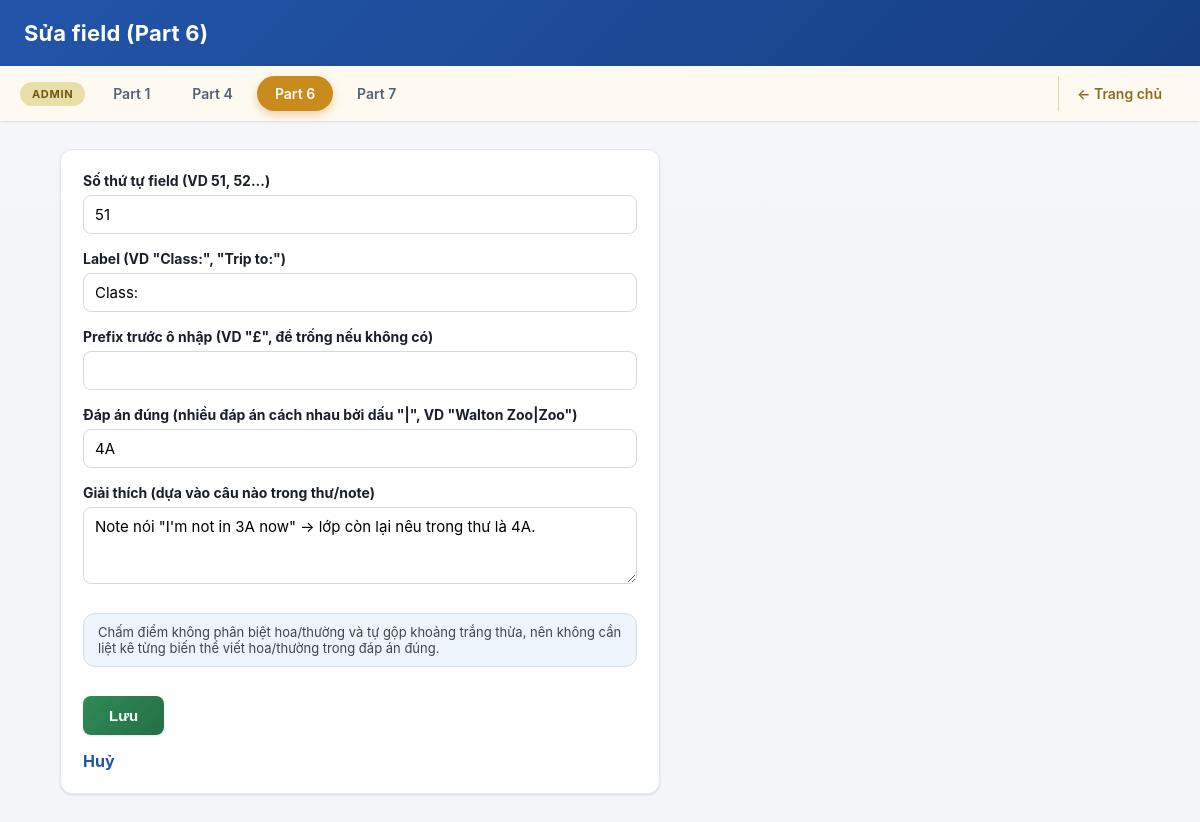
/index.php?controller=admin_formcompletion&action=fieldForm&id=1, run on the app's committed database.
### tables this page shows
CREATE TABLE ket_form_fields (
    id INT PRIMARY KEY AUTO_INCREMENT,
    test_id INT NOT NULL,
    field_number INT NOT NULL,
    field_label VARCHAR(100) NOT NULL,
    field_prefix VARCHAR(10) NULL,
    correct_answer VARCHAR(255) NOT NULL,
    explanation VARCHAR(500) NULL,
    CONSTRAINT fk_form_fields_test
        FOREIGN KEY (test_id) REFERENCES ket_form_tests(id)
        ON DELETE CASCADE
);

### app/controllers/Controller.php (called while the page is built, shortened)
<?php
class Controller
{
    protected function render(string $view, array $data = []): void
    {
        extract($data);
        require __DIR__ . '/../views/' . $view . '.php';
    }
}

### app/controllers/AdminFormCompletionController.php (called while the page is built, shortened)
<?php
class AdminFormCompletionController extends Controller
{
    private FormQuestion $formModel;
    public function __construct(private PDO $pdo)
    {
        $this->formModel = new FormQuestion($pdo);
    }
    public function fieldForm(): void
    {
        $id = isset($_GET['id']) ? (int) $_GET['id'] : 0;
        $field = $id > 0 ? $this->formModel->getFieldById($id) : null;
        $this->render('admin_formcompletion/field_form', ['field' => $field]);
    }
}

### public/index.php (called while the page is built, shortened)
<?php
require_once __DIR__ . '/../config/database.php';
require_once __DIR__ . '/../app/models/FormQuestion.php';
require_once __DIR__ . '/../app/controllers/Controller.php';
require_once __DIR__ . '/../app/controllers/AdminFormCompletionController.php';
$controllerName = $_GET['controller'] ?? 'home';
$actionName = $_GET['action'] ?? 'index';
switch ($controllerName) {
    case 'admin_formcompletion':
        $controller = new AdminFormCompletionController($pdo);
        break;
}
$controller->$actionName();

### app/models/FormQuestion.php (called while the page is built, shortened)
<?php
class FormQuestion
{
    private PDO $pdo;
    public function __construct(PDO $pdo)
    {
        $this->pdo = $pdo;
    }
    public function getFieldById(int $id): ?array
    {
        $stmt = $this->pdo->prepare('SELECT * FROM ket_form_fields WHERE id = ?');
        $stmt->execute([$id]);
        $field = $stmt->fetch();
        return $field !== false ? $field : null;
    }
}

### app/views/admin_formcompletion/field_form.php (the view, shortened to what this page needs)
<!DOCTYPE html>
<html lang="vi">
<head>
<link rel="stylesheet" href="css/style.css">
</head>
<body>
<header class="site-header">
    <h1><?= !empty($field['id']) ? 'Sửa field' : 'Thêm field mới' ?> (Part 6)</h1>
</header>
<?php $activeAdminTab = 'admin6'; require __DIR__ . '/../partials/admin_nav_tabs.php'; ?>
<main class="page">
    <form
        method="POST"
        action="index.php?controller=admin_formcompletion&amp;action=fieldForm<?= !empty($field['id']) ? '&amp;id=' . (int) $field['id'] : '' ?>"
        class="admin-form"
    >
        <label>
            Số thứ tự field (VD 51, 52...)
            <input type="number" name="field_number" min="1" value="<?= htmlspecialchars((string) ($field['field_number'] ?? '')) ?>" required>
        </label>
        <label>
            Label (VD "Class:", "Trip to:")
            <input type="text" name="field_label" value="<?= htmlspecialchars($field['field_label'] ?? '') ?>" required>
        </label>
        <label>
            Prefix trước ô nhập (VD "£", để trống nếu không có)
            <input type="text" name="field_prefix" value="<?= htmlspecialchars($field['field_prefix'] ?? '') ?>">
        </label>
        <label>
            Đáp án đúng (nhiều đáp án cách nhau bởi dấu "|", VD "Walton Zoo|Zoo")
            <input type="text" name="correct_answer" value="<?= htmlspecialchars($field['correct_answer'] ?? '') ?>" required>
        </label>
        <label>
            Giải thích (dựa vào câu nào trong thư/note)
            <textarea name="explanation" rows="3"><?= htmlspecialchars($field['explanation'] ?? '') ?></textarea>
        </label>
        <p class="admin-hint">
            Chấm điểm không phân biệt hoa/thường và tự gộp khoảng trắng thừa,
            nên không cần liệt kê từng biến thể viết hoa/thường trong đáp án đúng.
        </p>
        <button type="submit">Lưu</button>
        <a href="index.php?controller=admin_formcompletion&amp;action=index" class="btn-link">Huỷ</a>
    </form>
</main>
</body>
</html>

### public/css/style.css (style rules this page uses)
:root { --color-primary: #2255aa; --color-primary-dark: #163f82; --color-primary-light: #eef4fc; --color-success: #2e8b57; --color-success-dark: #256e46; --color-danger: #c0392b; --color-danger-dark: #a5301f; --color-admin: #c98a1e; --color-admin-dark: #a3700f; --color-text: #1a1f2b; --color-text-muted: #667085; --color-border: #e3e7ee; --color-bg: #f3f5f9; --color-surface: #ffffff; --radius-sm: 8px; --radius-md: 12px; --radius-lg: 16px; --radius-pill: 999px; --shadow-sm: 0 1px 2px rgba(16, 24, 40, 0.06), 0 1px 3px rgba(16, 24, 40, 0.06); --shadow-md: 0 6px 16px rgba(16, 24, 40, 0.08); --shadow-lg: 0 16px 32px rgba(16, 24, 40, 0.14); --transition-fast: 0.15s ease; }
* { box-sizing: border-box; }
body { margin: 0; font-family: -apple-system, BlinkMacSystemFont, "Segoe UI", Roboto, Helvetica, Arial, sans-serif; background: linear-gradient(180deg, #f7f9fc 0%, var(--color-bg) 240px); color: var(--color-text); -webkit-font-smoothing: antialiased; }
.site-header { background: linear-gradient(135deg, var(--color-primary) 0%, var(--color-primary-dark) 100%); color: #ffffff; padding: 20px 24px; box-shadow: 0 2px 10px rgba(22, 63, 130, 0.25); }
.site-header h1 { margin: 0; font-size: 22px; font-weight: 700; letter-spacing: 0.2px; }
.page { width: 90%; max-width: 1100px; margin: 28px auto 64px; }
.admin-hint { background: var(--color-primary-light); border: 1px solid #cfe0f5; border-radius: var(--radius-md); padding: 10px 14px; font-size: 13px; color: #444444; }
.btn-link { display: inline-block; color: var(--color-primary); text-decoration: none; font-weight: 700; transition: color var(--transition-fast); }
.admin-form { background: var(--color-surface); border: 1px solid var(--color-border); border-radius: var(--radius-md); box-shadow: var(--shadow-sm); padding: 22px; max-width: 600px; display: flex; flex-direction: column; gap: 16px; }
.admin-form label { display: flex; flex-direction: column; gap: 6px; font-weight: 700; font-size: 14px; color: var(--color-text); }
.admin-form input, .admin-form select, .admin-form textarea { font-family: inherit; font-size: 15px; padding: 9px 11px; border: 1px solid #d3d8e2; border-radius: var(--radius-sm); font-weight: normal; transition: border-color var(--transition-fast), box-shadow var(--transition-fast); }
.admin-form button { align-self: flex-start; background: linear-gradient(135deg, var(--color-success) 0%, var(--color-success-dark) 100%); color: #ffffff; border: none; border-radius: var(--radius-sm); padding: 11px 26px; font-size: 15px; font-weight: 700; cursor: pointer; box-shadow: var(--shadow-sm); transition: transform var(--transition-fast), box-shadow var(--transition-fast), filter var(--transition-fast); }

### data on the page
ket_form_fields: field_number "51", field_label "Class:", correct_answer "4A", explanation "Note nói \"I'm not in 3A now\" -> lớp còn lại nêu trong thư là 4A."

### other printed values
$tab['label'] "Part 1"
$tab['label'] "Part 4"
$tab['label'] "Part 6"
$tab['label'] "Part 7"
